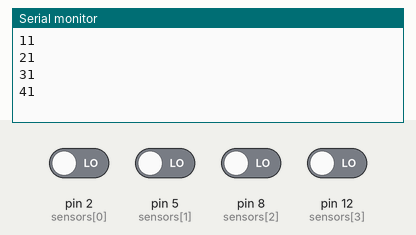
Recording of a sketch running on a simulated Arduino Uno, built with avr-gcc and run on an emulated ATmega328P. Shown: the last lines printed to the serial monitor. The inputs (shaded band) are chosen by the test bench; at power-on: pin 2 (sensors[0]), pin 5 (sensors[1]), pin 8 (sensors[2]), pin 12 (sensors[3]) LOW.

Above: at 1.2 s.
1.3 s: pin 2 (sensors[0]) driven HIGH
At 2.6 s:
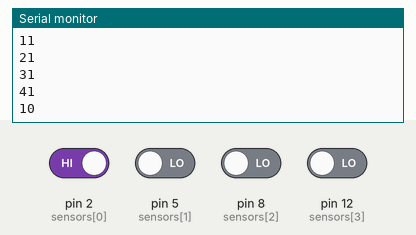
2.8 s: pin 5 (sensors[1]) driven HIGH
At 3.6 s:
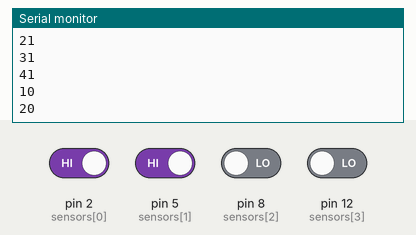
4.3 s: pin 8 (sensors[2]) driven HIGH
At 5.6 s:
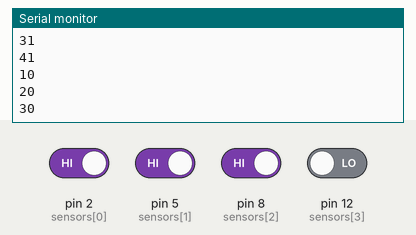
5.8 s: pin 12 (sensors[3]) driven HIGH
At 7.7 s:
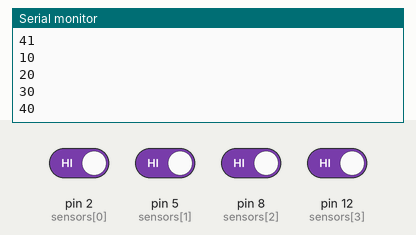
Timing chart, 0 to 8.3 s (numbered marks = the images above; inputs shaded):
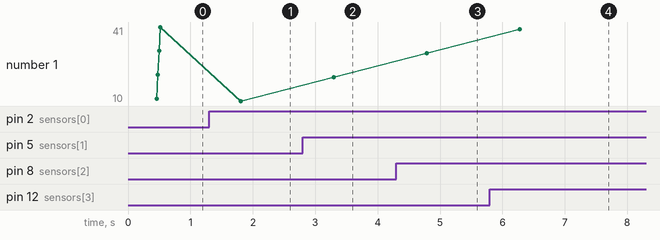

The sketch:

phMotionSensor.ino
```cpp
//Set number of connected sensor
const int sensor_num = 4;
//Reflash rate (in MS)
const int reflesh_rate = 50;
//lowpass_length
const int lowpass_length = 10; //stable: 10 , sensitive:8
const float threshold = 0.97; //stable: 0.97 , sensitive: 1.0

//buff for lowpass to avoid chuttering
float lowpass_buf[sensor_num][lowpass_length];
//Init the pin number of digital in
int sensors [] = {2,5,8,12,13}; //def 2,3,4,5,6
//Array for storage the get value
int sensors_val[sensor_num];
int tmp_sensors_val[sensor_num];


int lowpass(int sensor_id, float fVal){

	float subtotal=0.;
 	float avg = 0.;
	char s[16];
	char t[16];


	//Stack
	for(int i=(lowpass_length-1);i>=0;i--){

		if(i==0){ //If the index is 0, store the newest value

			lowpass_buf[sensor_id][i]=(int)fVal%(int)10.0f; //decode the value
			continue;

		}

		//Slide All values
		lowpass_buf[sensor_id][i] = lowpass_buf[sensor_id][i-1];
	}


	//Sum total
	for(int i=0;i<lowpass_length;i++){
	    subtotal+=lowpass_buf[sensor_id][i];

	 //  	int val = (int)100*lowpass_buf[sensor_id][i];
		// sprintf(t, "sensor[%d][%d] is  %d" , sensor_id, i, val);
		// Serial.println(t);


	}


	//Calc AVG
	avg = subtotal/(float)lowpass_length;
	// int avg_i = (int)100*avg;
	// sprintf(t, "Sensor[%d] : avg is  %d" , sensor_id, avg_i);
	// Serial.println(t);


	if(avg>=threshold || (1.0-avg)>=threshold){
	    // Serial.println("true");
	    return 1;
	}else{
	    // Serial.println("false");
	    return 0;
	}

}

void getParams()
{
  for(int i=0; i<sensor_num; i++)
  {
    //Storage the get value
    int got_val= digitalRead(sensors[i]);
    //Invert the val
    got_val = 1-got_val;
    //Encode the val for serial ( index+ x 10 = place ID , x 1 = sensor value)
    tmp_sensors_val[i]  = ( (i+1)*10 )+got_val;
  }
}

void sendParams()
{

  for(int i=0;i<sensor_num; i++)
  {
      //if( tmp_sensors_val[i]^sensors_val[i] ){ //Check Difference

        //If the value was changed
        //sensors_val[i]=tmp_sensors_val[i]; //Store the lowpass_length value
        //Check is it chuttering or not with Lowpass
      	if( !lowpass(i,(float)tmp_sensors_val[i]) ){

      		// Serial.println("detect chuttering ignore.");

      	} else{

      		if( tmp_sensors_val[i]^sensors_val[i] ){
      	        sensors_val[i]=tmp_sensors_val[i]; //Store the lowpass_length value
		        Serial.println(sensors_val[i]); //Send the lowpass_length value to serial port
		        delay(20);

      		}

      	}

      //}

  }


}


void setup()
{
   //Start Serial Connection
   Serial.begin(9600);

   //Setup Pin modes
   for(int i=0; i<sensor_num; i++){

     pinMode(sensors[i],INPUT);

   }

   //Init Sensors Val
   for(int i=0; i<sensor_num; i++){

     sensors_val[i]=0;
     tmp_sensors_val[i]=0;

   }

   //Init Lowpass buffer
   for(int i=0; i<sensor_num;i++){

   		for(int j=0; j<lowpass_length; j++){

   			lowpass_buf[i][j]=0.;

   		}

   }


}

void loop()
{
  getParams();
  sendParams();
  delay(reflesh_rate);
}
```

Measured:
- after the input at 1.3 s, the serial monitor: prints a new line after 0.51 s (image 1)
- after the input at 2.8 s, the serial monitor: prints a new line after 0.50 s (image 2)
- after the input at 4.3 s, the serial monitor: prints a new line after 0.49 s (image 3)
- after the input at 5.8 s, the serial monitor: prints a new line after 0.48 s (image 4)
- plotted number 1: 41 → 10 after the input at 1.3 s, 10 → 20 after the input at 2.8 s, 20 → 30 after the input at 4.3 s, 30 → 40 after the input at 5.8 s
